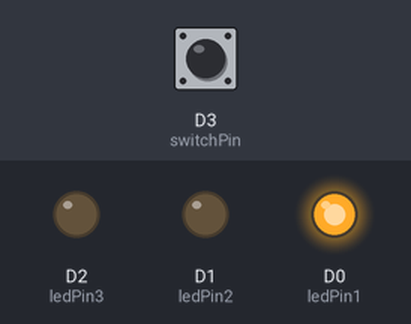
Recording of a sketch running on a simulated ESP8266 (NodeMCU). Parts: output pins drawn as LEDs (lit = HIGH). The inputs (shaded band) are chosen by the test bench; at power-on: D3 (switchPin) HIGH.

Above: at 1.2 s.
1.3 s: D3 (switchPin) pulled LOW for 0.15 s
At 2.6 s:
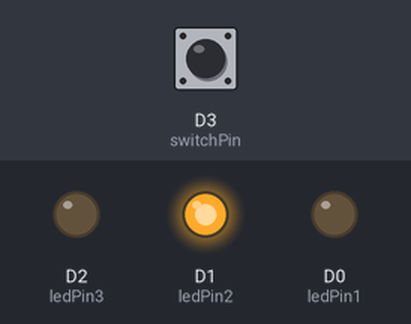
2.9 s: D3 (switchPin) pulled LOW for 1 s
At 5.1 s:
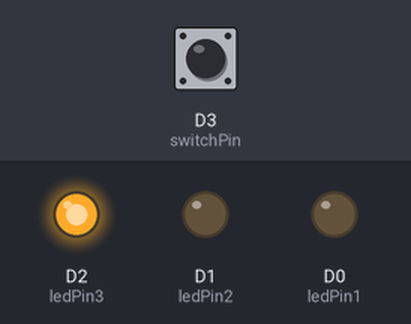
5.4 s: D3 (switchPin) pulled LOW for 0.15 s
At 6.7 s:
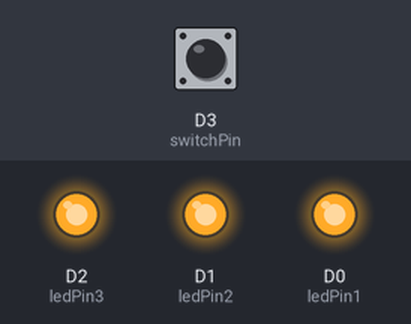
7.0 s: D3 (switchPin) pulled LOW for 3.2 s
At 12.0 s:
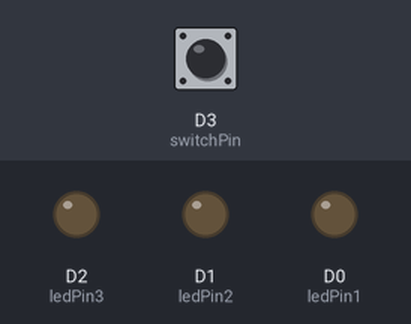
Timing chart, 0 to 13.0 s (numbered marks = the images above; inputs shaded):
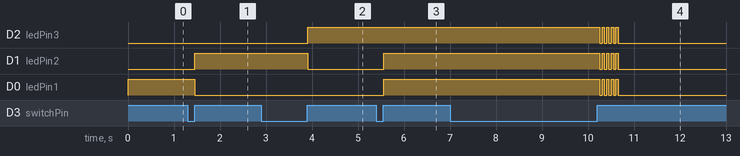

The sketch:

Practica5.ino
```cpp
#define ledPin1 D0
#define ledPin2 D1
#define ledPin3 D2
#define switchPin D3

int count = 0;
boolean lastButton;
boolean currentButton = false;
boolean ledOn = false;

void setup() {
  pinMode(switchPin, INPUT);
  pinMode(ledPin1, OUTPUT);
  pinMode(ledPin2, OUTPUT);
  pinMode(ledPin3, OUTPUT);
  count = 0;
}

boolean debounce(boolean last) {
  boolean current = digitalRead(switchPin);
  if (last != current) {
    delay(5);
    current = digitalRead(switchPin);
  }
  return current;
}

void loop() {
  lastButton = currentButton;
  currentButton = debounce(lastButton);

  if (lastButton == false && currentButton == true) {

    while(count == 0){
      count++;
      digitalWrite(ledPin1, LOW);
      digitalWrite(ledPin2, LOW);
      digitalWrite(ledPin3, LOW);
    }

    if (count == 1) {
      count++;
      digitalWrite(ledPin1, HIGH);
      digitalWrite(ledPin2, LOW);
      digitalWrite(ledPin3, LOW);
    }

    else if (count == 2) {
      count++;
      digitalWrite(ledPin1, LOW);
      digitalWrite(ledPin2, HIGH);
      digitalWrite(ledPin3, LOW);
    }

    else if (count == 3) {
      count++;
      digitalWrite(ledPin1, LOW);
      digitalWrite(ledPin2, LOW);
      digitalWrite(ledPin3, HIGH);
    }

    else if (count == 4) {
      count++;
      digitalWrite(ledPin1, HIGH);
      digitalWrite(ledPin2, HIGH);
      digitalWrite(ledPin3, HIGH);
    }

    else if (count == 5) {
      for(int i = 0; i < 5; i++) {
        digitalWrite(ledPin1, HIGH);
        digitalWrite(ledPin2, HIGH);
        digitalWrite(ledPin3, HIGH);
        delay(50);
        digitalWrite(ledPin1, LOW);
        digitalWrite(ledPin2, LOW);
        digitalWrite(ledPin3, LOW);
        delay(50);
      }
      count = 0;
    }
  }
}
```

Measured:
- after the input at 1.3 s, D1 (ledPin2): LOW → HIGH after 0.16 s; D0 (ledPin1): HIGH → LOW after 0.16 s
- after the input at 2.9 s, D2 (ledPin3): LOW → HIGH after 1.0 s; D1 (ledPin2): HIGH → LOW after 1.0 s
- after the input at 5.4 s, D1 (ledPin2), D0 (ledPin1): LOW → HIGH after 0.16 s
- after the input at 7.0 s, D2 (ledPin3), D1 (ledPin2), D0 (ledPin1): alternates HIGH for 0.05 s and LOW for 0.05 s, 9 changes in all, then stays LOW, starting after 3.3 s
